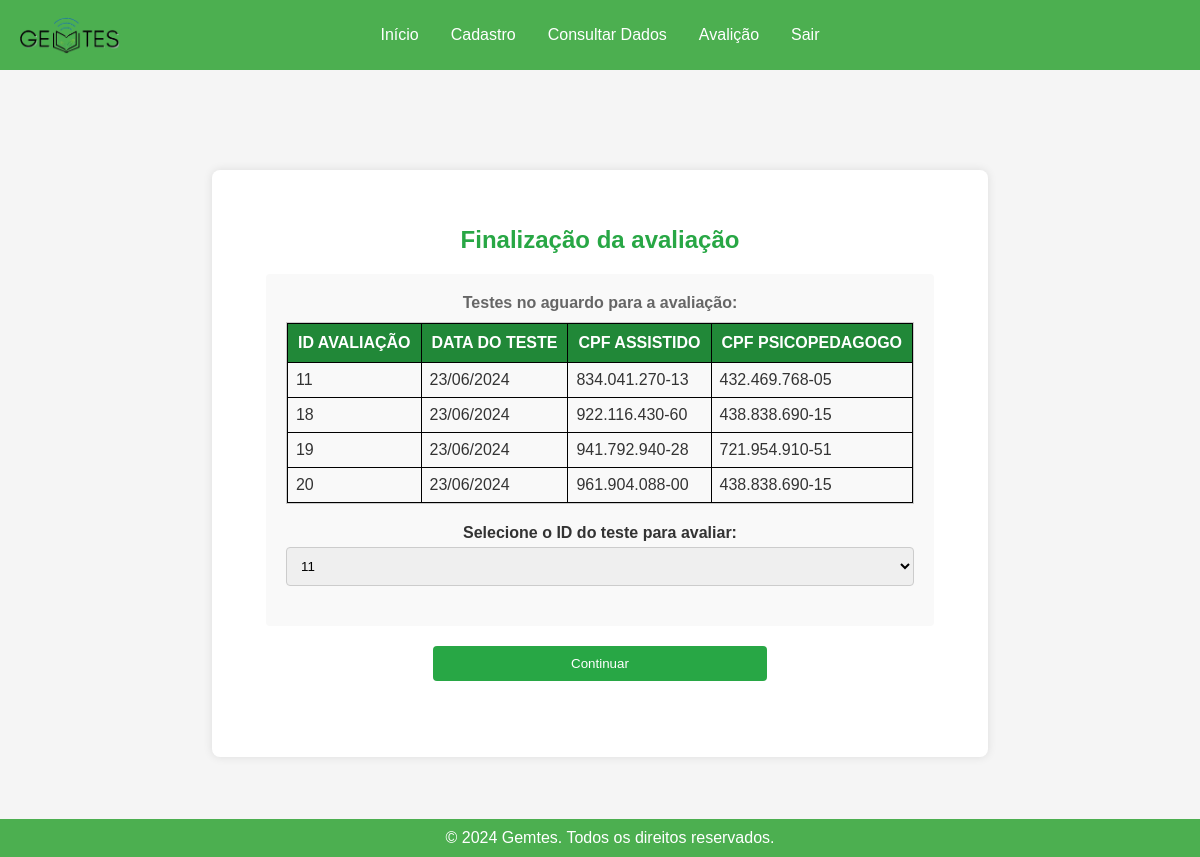
Screenshot of /pages/finalizar_avaliacao_selecionar.php (signed in) with the database file from the repository.
### tables this page shows
CREATE TABLE `avaliacoes_nao_finalizadas` (
  `id_avaliacao` int(11) NOT NULL
);

### pages/finalizar_avaliacao_selecionar.php (the view, shortened to what this page needs)
<?php
    $banco_dados = new Database;
    $conexao = $banco_dados->abrir_conexao();
    function formatarData($data) {
        $data = date_create($data);
        return date_format($data, 'd/m/Y');
    }
    function formatarCPF($cpf) {
        $cpf = preg_replace("/[^0-9]/", "", $cpf);
        return preg_replace("/(\d{3})(\d{3})(\d{3})(\d{2})/", "$1.$2.$3-$4", $cpf);
    }
?>
    <div class="container">
        <h1>Finalização da avaliação</h1>
        <form method="POST" action="finalizar_avaliacao.php">
            <div class="section">
                <div class="section-title">Testes no aguardo para a avaliação:</div>
                <?php
                $sql_nao_finalizadas = "SELECT id_avaliacao FROM avaliacoes_nao_finalizadas";
                $result_nao_finalizadas = $conexao->query($sql_nao_finalizadas);
                $avaliacoes_ids = [];
                if ($result_nao_finalizadas->num_rows > 0) {
                    echo '<table>';
                    echo '<tr><th>ID Avaliação</th><th>Data do Teste</th><th>CPF Assistido</th><th>CPF Psicopedagogo</th></tr>';
                    while($row_nao_finalizadas = $result_nao_finalizadas->fetch_assoc()) {
                        $id_avaliacao = $row_nao_finalizadas['id_avaliacao'];
                        $avaliacoes_ids[] = $id_avaliacao;
                        $sql_avaliacoes = "SELECT cpf_assistido, cpf_psico, data_teste FROM avaliações WHERE id = '$id_avaliacao'";
                        $result_avaliacoes = $conexao->query($sql_avaliacoes);
                        if ($result_avaliacoes->num_rows > 0) {
                            while($row_avaliacoes = $result_avaliacoes->fetch_assoc()) {
                                echo '<tr>';
                                echo '<td>' . $id_avaliacao . '</td>';
                                echo '<td>' . formatarData($row_avaliacoes['data_teste']) . '</td>';
                                echo '<td>' . formatarCPF($row_avaliacoes['cpf_assistido']) . '</td>';
                                echo '<td>' . formatarCPF($row_avaliacoes['cpf_psico']) . '</td>';
                                echo '</tr>';
                            }
                        }
                    }
                    echo '</table>';
                    echo '<div class="form-group">';
                    echo '<label for="id_avaliacao_selecionada">Selecione o ID do teste para avaliar:</label>';
                    echo '<select id="id_avaliacao_selecionada" name="id_avaliacao_selecionada" required>';
                    foreach ($avaliacoes_ids as $id) {
                        echo '<option value="' . $id . '">' . $id . '</option>';
                    }
                    echo '</select>';
                    echo '</div>';
                } else {
                    echo 'Nenhuma avaliação não finalizada encontrada.';
                }
                ?>
            </div>
            <input type="submit" value="Continuar">
        </form>
    </div>

### pages/arqs/style.css (style rules this page uses)
body { font-family: Arial, sans-serif; margin: 0; padding: 0; background-color: #f5f5f5; }
h1 { text-align: center; color: #28a745; }
header { background-color: #4CAF50; color: white; padding: 20px; text-align: center; position: relative; }
header img { max-width: 100px; position: absolute; left: 20px; top: 50%; transform: translateY(-50%); }
header nav { display: flex; justify-content: center; padding: 5px; }
header nav button { background: none; border: none; margin: 0 10px; cursor: pointer; color: white; font-size: 16px; transition: opacity 0.3s ease; }
main { text-align: center; padding: 100px 20px; }
h1 { margin-bottom: 20px; }
footer { background-color: #4CAF50; color: white; text-align: center; padding: 10px; width: 100%; position: fixed; bottom: 0; }
input, textarea { width: 100%; padding: 8px; margin-top: 5px; margin-bottom: 10px; box-sizing: border-box; border: 1px solid #ccc; border-radius: 3px; }
input[type="submit"] { display: block; width: 50%; padding: 10px; margin: 20px auto; background-color: #28a745; color: white; border: none; border-radius: 4px; cursor: pointer; transition: background-color 0.3s; }
table { border-collapse: collapse; width: 100%; display: flex; justify-content: center; align-items: center; }
th, td { padding: 8px; border: 1px solid black; }
th { text-align: center; background-color: #218838; color: white; font-weight: bold; text-transform: uppercase; padding: 10px; }
tr { text-align: left; }
a { text-decoration: none; }
.container { display: flex; flex-direction: column; align-items: center; padding: 40px; }

### pages/finalizar_avaliacao_selecionar.php (style rules this page uses)
body { font-family: Arial, sans-serif; margin: 0; padding: 0; background-color: #f4f4f4; color: #333; }
.container { width: 60%; margin: 0 auto; padding: 20px; background-color: #fff; border-radius: 8px; box-shadow: 0 0 10px rgba(0, 0, 0, 0.1); }
h1 { text-align: center; margin-bottom: 30px; font-size: 24px; }
.section { background-color: #f9f9f9; border-radius: 4px; padding: 20px; margin-bottom: 20px; position: relative; }
.section-title { font-weight: bold; margin-bottom: 10px; font-size: 16px; color: #666; }
.form-group { margin-bottom: 20px; }
.form-group label { font-weight: bold; display: block; margin-bottom: 5px; }
.form-group input, .form-group select { width: 100%; padding: 10px; border-radius: 4px; border: 1px solid #ccc; }
input[type="submit"] { display: block; width: 50%; padding: 10px; margin: 20px auto; background-color: #28a745; color: white; border: none; border-radius: 4px; cursor: pointer; transition: background-color 0.3s; }
table { width: 100%; border-collapse: collapse; margin-bottom: 20px; }
table, th, td { border: 1px solid #ccc; }
th, td { padding: 10px; text-align: left; }
th { background-color: #f4f4f4; }
tr:nth-child(even) { background-color: #f9f9f9; }

### rows the page displays
avaliacoes_nao_finalizadas: id_avaliacao "11"
avaliações: data_teste "23/06/2024", cpf_assistido "834.041.270-13", cpf_psico "432.469.768-05"
avaliacoes_nao_finalizadas: id_avaliacao "18"
avaliações: data_teste "23/06/2024", cpf_assistido "922.116.430-60", cpf_psico "438.838.690-15"
avaliacoes_nao_finalizadas: id_avaliacao "19"
avaliações: data_teste "23/06/2024", cpf_assistido "941.792.940-28", cpf_psico "721.954.910-51"
avaliacoes_nao_finalizadas: id_avaliacao "20"
avaliações: data_teste "23/06/2024", cpf_assistido "961.904.088-00", cpf_psico "438.838.690-15"

### other values shown
form field id_avaliacao_selecionada "11"
